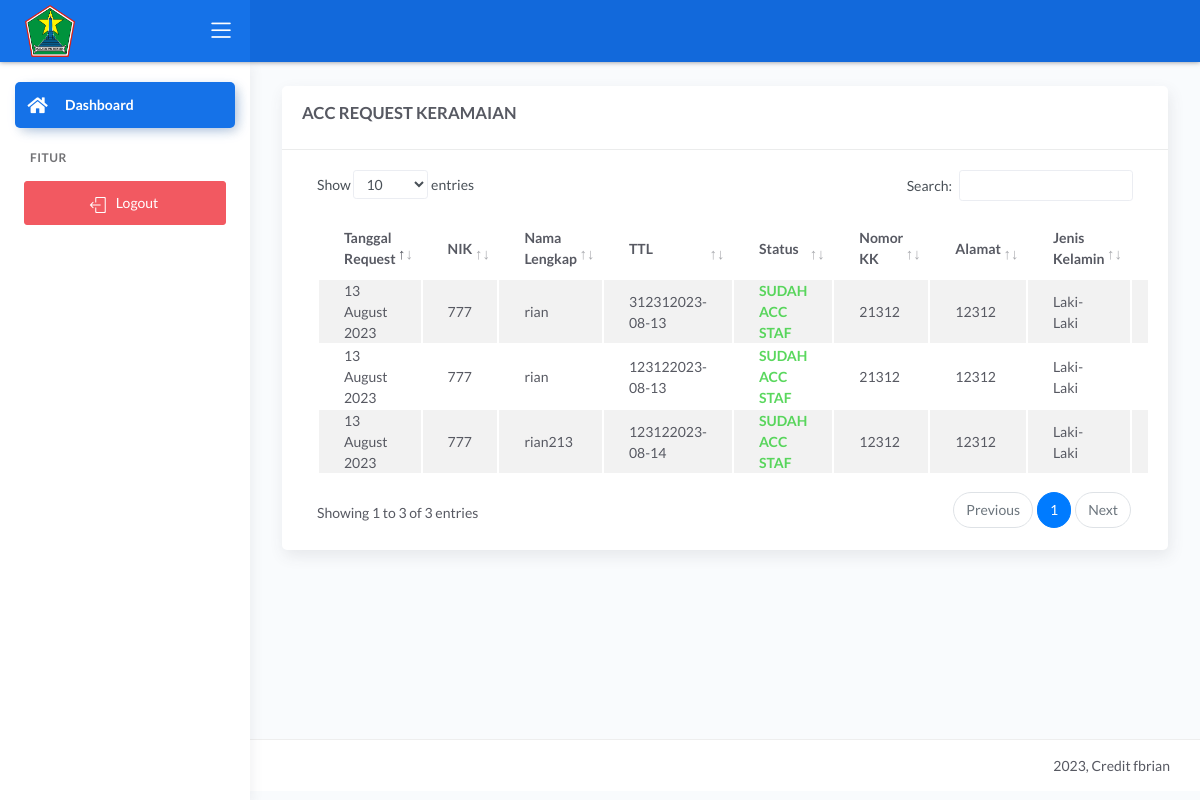
/demo1/main.php?halaman=belum_acc_keramaian (signed in), run on the app's committed database.
### tables this page shows
CREATE TABLE `t_keramaian` (
  `id_keramaian` int(11) NOT NULL,
  `nama` varchar(255) NOT NULL,
  `nomorkk` varchar(255) NOT NULL,
  `nik` varchar(255) NOT NULL,
  `tempat` varchar(255) NOT NULL,
  `tgl_lahir` date NOT NULL,
  `jk` varchar(25) NOT NULL,
  `agama` varchar(255) NOT NULL,
  `status_perkawinan` varchar(255) NOT NULL,
  `pekerjaan` varchar(255) NOT NULL,
  `alamat` varchar(255) NOT NULL,
  `pendidikan` varchar(255) NOT NULL,
  `keperluan` varchar(255) NOT NULL,
  `tujuan` varchar(255) NOT NULL,
  `berlaku_tgl` date NOT NULL,
  `acara` varchar(255) NOT NULL,
  `padatgl` date NOT NULL,
  `keterangan` varchar(60) NOT NULL DEFAULT 'Data sedang diperiksa oleh Staf',
  `acc` date NOT NULL,
  `request` varchar(60) NOT NULL DEFAULT 'Keramaian',
  `status` int(11) NOT NULL,
  `tanggal_request` timestamp NOT NULL DEFAULT current_timestamp() ON UPDATE current_timestamp(),
  `nik_user` int(11) NOT NULL
);

### demo1/belum_acc_keramaian.php (the view, shortened to what this page needs)
<?php include '../konek.php'; ?>
<link href="css/sweetalert.css" rel="stylesheet" type="text/css">
<div class="page-inner">
    <div class="row">
        <div class="col-md-12">
            <div class="card">
                <div class="card-header">
                    <div class="d-flex align-items-center">
                        <h4 class="fw-bold text-uppercase"> acc request Keramaian</h4>
                    </div>
                </div>
                <form action="" method="POST">
                    <div class="card-body">
                        <div class="table-responsive">
                            <table id="add7" class="display table table-striped table-hover">
                                <thead>
                                    <tr>
                                        <th>Tanggal Request</th>
                                        <th>NIK</th>
                                        <th>Nama Lengkap</th>
                                        <th>TTL</th>
                                        <th>Status</th>
                                        <th>Nomor KK</th>
                                        <th>Alamat</th>
                                        <th>Jenis Kelamin</th>
                                        <th>Status Perkawinan</th>
                                    </tr>
                                </thead>
                                <tbody>
                                    <?php
                                    $sql = "SELECT * FROM t_keramaian  where status=1";
                                    $query = mysqli_query($konek, $sql);
                                    while ($data = mysqli_fetch_array($query, MYSQLI_BOTH)) {
                                        $tgl = $data['tanggal_request'];
                                        $format = date('d F Y', strtotime($tgl));
                                        $nik = $data['nik'];
                                        $nama = $data['nama'];
                                        $status = $data['status'];
                                        $nomorkk = $data['nomorkk'];
                                        $alamat = $data['alamat'];
                                        $jk = $data['jk'];
                                        $status_perkawinan = $data['status_perkawinan'];
                                        $tempat = $data['tempat'];
                                        $tgl = $data['tgl_lahir'];
                                        if ($status == "1") {
                                            $status = "Sudah ACC Staf";
                                        } elseif ($status == "0") {
                                            $status = "BELUM ACC";
                                        }
                                    ?>
                                        <tr>
                                            <td><?php echo $format; ?></td>
                                            <td><?php echo $nik; ?></td>
                                            <td><?php echo $nama; ?></td>
                                            <td><?php echo $tempat; ?><?php echo $tgl; ?></td>
                                            <td class="fw-bold text-uppercase text-success op-8"><?php echo $status; ?></td>
                                            <td><?php echo $nomorkk; ?></td>
                                            <td><?php echo $alamat; ?></td>
                                            <td><?php echo $jk; ?></td>
                                            <td><?php echo $status_perkawinan; ?></td>
                                        </tr>
                                    <?php
                                    }
                                    ?>
                                </tbody>
                            </table>
                        </div>
                    </div>
                </form>
            </div>
        </div>
    </div>
</div>

### demo1/header.php (shortened to what this page needs)
<!DOCTYPE html>
<html lang="en">
<head>
	<link rel="stylesheet" href="../assets/css/bootstrap.min.css">
	<link rel="stylesheet" href="../assets/css/atlantis.min.css">
	<link rel="stylesheet" href="../assets/css/demo.css">
</head>
<body>
	<div class="wrapper">
		<div class="main-header">
			<div class="logo-header" data-background-color="blue">
				<a href="#" class="logo">
					<img src="../main/img/mlg.png" width="50" alt="navbar brand" class="navbar-brand"> <br>
				</a>
				<div class="nav-toggle">
					<button class="btn btn-toggle toggle-sidebar">
						<i class="icon-menu"></i>
					</button>
				</div>
			</div>
			<nav class="navbar navbar-header navbar-expand-lg" data-background-color="blue2">
			</nav>
		</div>

### demo1/main.php (shortened to what this page needs)
<?php include 'header.php'; ?>
<div class="sidebar sidebar-style-2">
	<div class="sidebar-wrapper scrollbar scrollbar-inner">
		<div class="sidebar-content">
			<ul class="nav nav-primary">
				<li class="nav-item active">
					<a href="main.php">
						<i class="fas fa-home"></i>
						<p>Dashboard</p>
					</a>
				<li class="nav-section">
					<h4 class="text-section">fitur</h4>
				</li>
				<li class="mx-4 mt-2">
					<a href="logout.php" class="btn btn-danger btn-block"><span class="btn-label mr-2"> <i class="icon-logout"></i> </span>Logout</a>
				</li>
			</ul>
		</div>
	</div>
</div>
<div class="main-panel">
	<div class="content">
		<?php
		if (isset($_GET['halaman'])) {
			$hal = $_GET['halaman'];
			switch ($hal) {
				case 'belum_acc_keramaian';
					include 'belum_acc_keramaian.php';
					break;
			}
		} else {
			include 'beranda.php';
		}
		?>
	</div>
	<?php include 'footer.php'; ?>

### demo1/footer.php (shortened to what this page needs)
<footer class="footer">
	<div class="container-fluid ">
		<div class="copyright ml-auto">
			<?php echo date('Y'); ?>, Credit fbrian </i>
		</div>
	</div>
</footer>
</div>
</div>
</body>
</html>

### data on the page
t_keramaian: tanggal_request "13 August 2023", nik "777", nama "rian", tempat "31231", tgl_lahir "2023-08-13", status "SUDAH ACC STAF", nomorkk "21312", alamat "12312", jk "Laki-Laki"
t_keramaian: tanggal_request "13 August 2023", nik "777", nama "rian", tempat "12312", tgl_lahir "2023-08-13", status "SUDAH ACC STAF", nomorkk "21312", alamat "12312", jk "Laki-Laki"
t_keramaian: tanggal_request "13 August 2023", nik "777", nama "rian213", tempat "12312", tgl_lahir "2023-08-14", status "SUDAH ACC STAF", nomorkk "12312", alamat "12312", jk "Laki-Laki"
